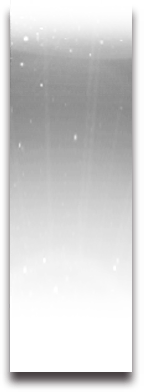
#> input picture resources/ark/ui/back_five.png, 144 x 392 px
$ python -i effects.py   (imports and definitions only)
#> lines starting #> are read from the running program, lines starting #| are printed output that depends on the picture
#> further down, picture is the input picture: PIL image 144x392 RGBA; mean R, G, B, A 171.1, 169.3, 169.9, 212.7
"""程序生成的光效与图层：混合模式、着色、渐变、暗角、碎光。

贴图类光效（光柱、光晕、光环、点阵、星点）全部用 `resources/ark/ui/` 的游戏素材；
只有**素材里不存在**的几样才在这里生成——这与参考实现的分工一致（参考的
`image_composer.py` 同样程序生成 top_glow / sparkles / beam / 卡背渐变 / 暗角 / 底部渐变）。

所有函数只做像素运算、不读文件。numpy 缺失时退到 PIL 的近似实现，效果略有差异但不出错。
"""

from __future__ import annotations

import math
import random
import zlib

from PIL import Image, ImageChops

from . import layout

try:  # numpy 是首选路径（与参考实现一致）；缺了就退到 PIL
    import numpy as np
except ImportError:  # pragma: no cover - 运行环境缺 numpy 时才会走到
    np = None  # type: ignore[assignment]


# =============================================================================
#  混合
# =============================================================================


# [64 lines left out: functions blend_onto, tint_image, tint_dots, not called in this run]


def tint_star_light(image: Image.Image) -> Image.Image:
    """星点光效着色：中心白、向外扩散成紫，外加一层程序生成的紫色光晕。

    参数来自 `layout.STAR_LIGHT_COLOR`——参考实现同样是把白色光球做成这个渐变。
    """
    conf = layout.STAR_LIGHT_COLOR
    image = image.convert("RGBA")
    width, height = image.size
#> width = 144; height = 392
    cx, cy = (width - 1) / 2.0, (height - 1) / 2.0
#> cx = 71.5; cy = 195.5
    max_d = math.hypot(cx, cy)
#> max_d = 208.2
    if max_d <= 0:
        return image

    purple = conf["purple"]
    white_radius = max(0.0, min(float(conf["white_radius"]), 0.95))
    center_power = max(1e-6, float(conf["center_power"]))
    halo_on = bool(conf["halo_enabled"]) and float(conf["halo_opacity"]) > 0
    halo_scale = max(float(conf["halo_scale"]), 0.1)
    halo_opacity = float(conf["halo_opacity"])
    effective = max(0.05, 1.0 - white_radius * 0.9)
    inv_power = 1.0 / center_power

    if np is None:  # 简化回退：整张染成紫色，中心靠白色覆盖不上，够用即可
        return tint_image(image, purple, 1.0)

    ys, xs = np.indices((height, width))
    dist = np.sqrt((xs - cx) ** 2 + (ys - cy) ** 2) / max_d
    normalized = np.clip(dist / effective, 0.0, 1.0)
    white = 1.0 - normalized**inv_power

    out = np.empty((height, width, 4), dtype=np.uint8)
    for index in range(3):
        out[:, :, index] = np.clip(purple[index] + (255 - purple[index]) * white, 0, 255)
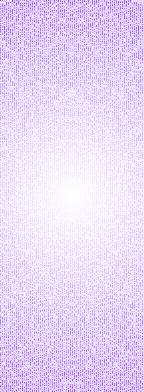
#> out: shape (392, 144, 4); mean of channels 0, 1, 2, 3 193.6, 151.3, 241.3, 96; transparent parts drawn white
    out[:, :, 3] = np.asarray(image)[:, :, 3]
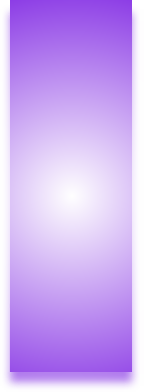
#> out: shape (392, 144, 4); mean of channels 0, 1, 2, 3 193.6, 151.3, 241.3, 212.7; transparent parts drawn white
    ball = Image.fromarray(out, "RGBA")

    if not halo_on:
        return ball

    halo_alpha = halo_opacity * (1.0 - dist**halo_scale)
    halo_arr = np.zeros((height, width, 4), dtype=np.uint8)
    for index in range(3):
        halo_arr[:, :, index] = purple[index]
    halo_arr[:, :, 3] = np.clip(halo_alpha * 255, 0, 255).astype(np.uint8)
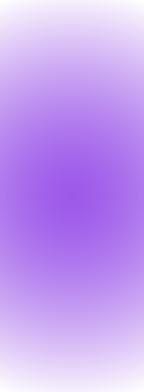
#> halo_arr: shape (392, 144, 4); mean of channels 0, 1, 2, 3 140, 60, 230, 127; transparent parts drawn white
    halo = Image.fromarray(halo_arr, "RGBA")
    halo.alpha_composite(ball, (0, 0))
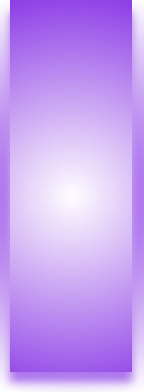
#> halo: PIL image 144x392 RGBA; mean R, G, B, A 187.9, 141.4, 240.1, 228.9; transparent parts drawn white
    return halo


# =============================================================================
#  程序生成的图层
# =============================================================================


# [210 lines left out: functions top_glow, sparkles, beam, card_gradient_layer, vignette_layer, bottom_fade_layer and 1 more, not called in this run]

>>> from PIL import Image
>>> picture = Image.open('../../../resources/ark/ui/back_five.png')
>>> result = tint_star_light(picture)

$ run again, on resources/ark/ui/back_four.png
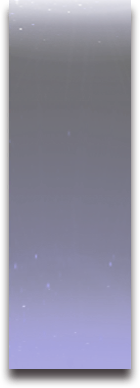
#> input picture resources/ark/ui/back_four.png, 140 x 388 px
#> picture is the input picture: PIL image 140x388 RGBA; mean R, G, B, A 115.9, 113.6, 131.9, 219.5
#> after the loop in tint_star_light, `for index in range(3):`:
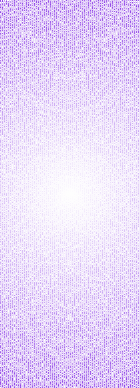
#> out: shape (388, 140, 4); mean of channels 0, 1, 2, 3 193.7, 151.4, 241.3, 95.4; transparent parts drawn white
#> in tint_star_light, `halo.alpha_composite(ball, (0, 0))`:
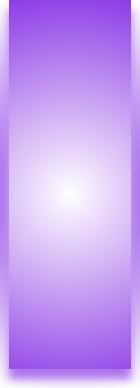
#> halo: PIL image 140x388 RGBA; mean R, G, B, A 189.1, 143.5, 240.3, 232.7; transparent parts drawn white

$ run again, on resources/ark/ui/dianzhen_01.png
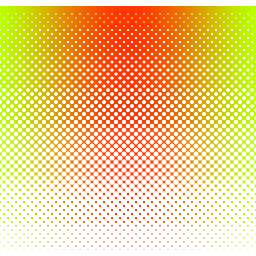
#> input picture resources/ark/ui/dianzhen_01.png, 256 x 256 px
#> picture is the input picture: PIL image 256x256 RGBA; mean R, G, B, A 223.5, 145.5, 0, 121.7
#> after the loop in tint_star_light, `for index in range(3):`:
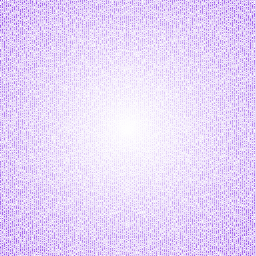
#> out: shape (256, 256, 4); mean of channels 0, 1, 2, 3 191.5, 147.6, 240.8, 95.3; transparent parts drawn white
#> in tint_star_light, `halo.alpha_composite(ball, (0, 0))`:
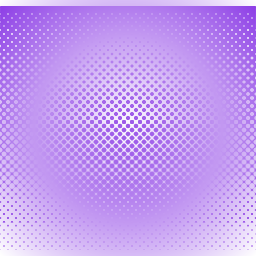
#> halo: PIL image 256x256 RGBA; mean R, G, B, A 166.5, 105.2, 235.6, 185.4; transparent parts drawn white
